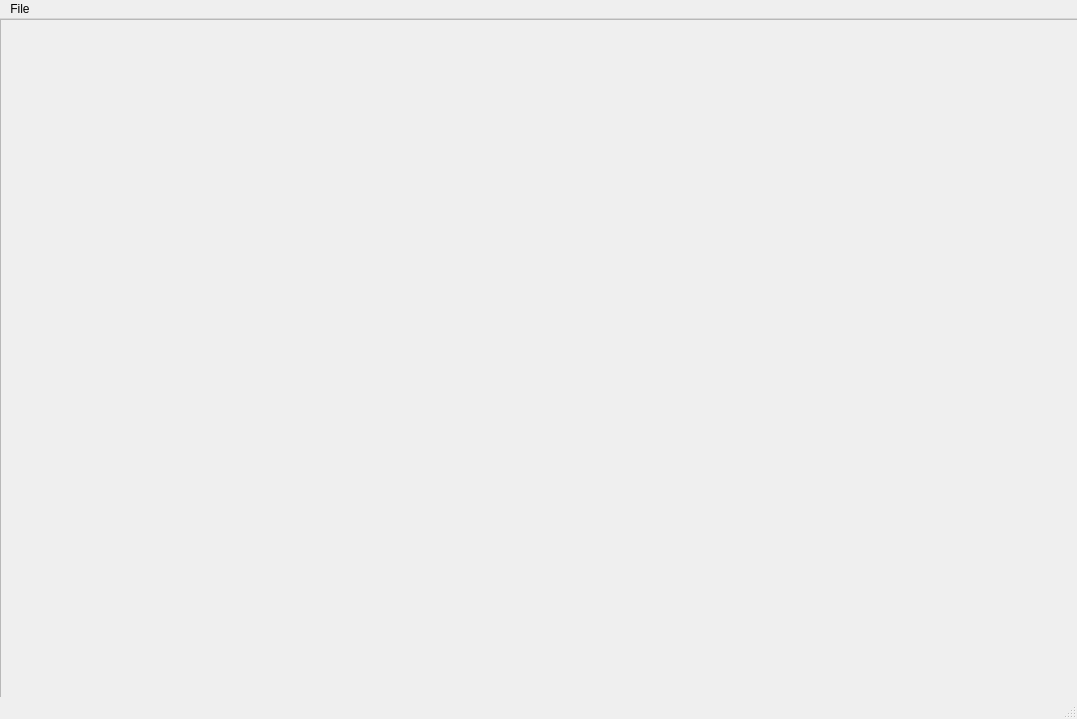
<?xml version="1.0" encoding="UTF-8"?>
<ui version="4.0">
 <class>MainWindow</class>
 <widget class="QMainWindow" name="MainWindow">
  <property name="geometry">
   <rect>
    <x>0</x>
    <y>0</y>
    <width>1077</width>
    <height>719</height>
   </rect>
  </property>
  <property name="windowTitle">
   <string>GCMouse Configuration</string>
  </property>
  <widget class="QWidget" name="centralWidget">
   <widget class="QScrollArea" name="scrollArea">
    <property name="geometry">
     <rect>
      <x>0</x>
      <y>0</y>
      <width>1081</width>
      <height>691</height>
     </rect>
    </property>
    <property name="widgetResizable">
     <bool>true</bool>
    </property>
    <widget class="QWidget" name="scrollAreaWidgetContents">
     <property name="geometry">
      <rect>
       <x>0</x>
       <y>0</y>
       <width>1079</width>
       <height>689</height>
      </rect>
     </property>
    </widget>
   </widget>
  </widget>
  <widget class="QStatusBar" name="statusBar"/>
  <widget class="QMenuBar" name="menuBar">
   <property name="geometry">
    <rect>
     <x>0</x>
     <y>0</y>
     <width>1077</width>
     <height>26</height>
    </rect>
   </property>
   <widget class="QMenu" name="menuFile">
    <property name="title">
     <string>File</string>
    </property>
    <addaction name="actionExit"/>
   </widget>
   <addaction name="menuFile"/>
  </widget>
  <action name="actionExit">
   <property name="text">
    <string>Exit</string>
   </property>
  </action>
 </widget>
 <layoutdefault spacing="6" margin="11"/>
 <resources/>
 <connections/>
</ui>
